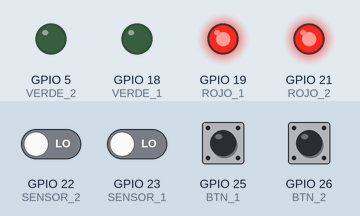
This sketch was run on a simulated ESP32. Parts: output pins drawn as LEDs (lit = HIGH). Inputs (shaded band) come from the test bench; at power-on: GPIO 25 (BTN_1), GPIO 26 (BTN_2) HIGH, GPIO 22 (SENSOR_2), GPIO 23 (SENSOR_1) LOW. What the sketch prints to the serial monitor is not drawn.

Above: at 1.2 s.
1.3 s: GPIO 25 (BTN_1) pulled LOW for 0.15 s
At 2.0 s:
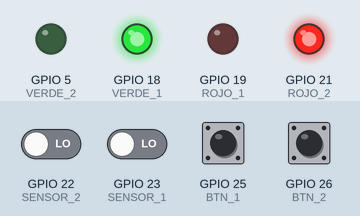
2.9 s: GPIO 23 (SENSOR_1) driven HIGH
At 3.2 s:
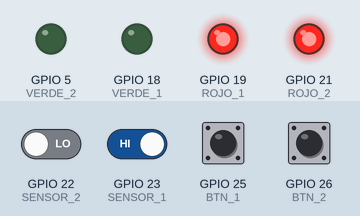
4.4 s: GPIO 26 (BTN_2) pulled LOW for 0.15 s
At 5.6 s:
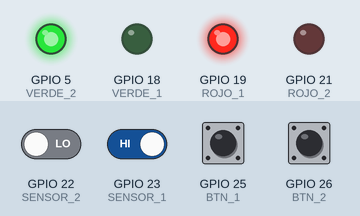
8.5 s: GPIO 22 (SENSOR_2) driven HIGH
At 9.8 s:
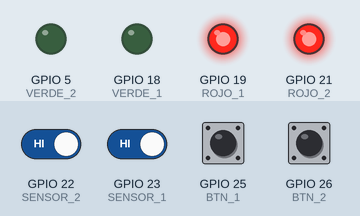
Timing chart, 0 to 11.0 s (numbered marks = the images above; inputs shaded):
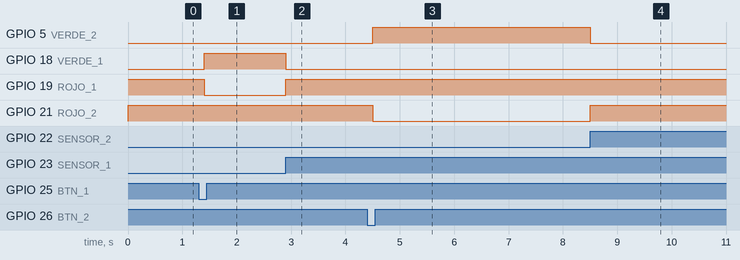

Measured:
- after the input at 1.3 s, GPIO 18 (VERDE_1): LOW → HIGH after 0.10 s; GPIO 19 (ROJO_1): HIGH → LOW after 0.10 s
- after the input at 2.9 s, GPIO 18 (VERDE_1): HIGH → LOW at once; GPIO 19 (ROJO_1): LOW → HIGH at once
- after the input at 4.4 s, GPIO 5 (VERDE_2): LOW → HIGH after 0.10 s; GPIO 21 (ROJO_2): HIGH → LOW after 0.10 s
- after the input at 8.5 s, GPIO 5 (VERDE_2): HIGH → LOW at once; GPIO 21 (ROJO_2): LOW → HIGH at once

The sketch:

semaforo.ino
```cpp
/*
  Actividad 03 - Semáforo con peticiones (4 botones, solo rojo y verde)

  Programa que simula dos semáforos controlados por botones y sensores, gestionados
  mediante tareas y semáforos de FreeRTOS. Cada botón solicita el paso para su
  semáforo (rojo/verde) y los sensores determinan cuándo liberar el control.
  Si un semáforo está ocupado, el otro queda en espera hasta que el primero termine,
  garantizando acceso ordenado y sin conflictos.
*/

#if CONFIG_FREERTOS_UNICORE
  static const BaseType_t app_cpu = 0;
#else
  static const BaseType_t app_cpu = 1;
#endif

const int ROJO_1 = 19;
const int VERDE_1 = 18;
const int ROJO_2 = 21;
const int VERDE_2 = 5;
const int BTN_1 = 25;
const int BTN_2 = 26;
const int SENSOR_1 = 23;
const int SENSOR_2 = 22;
static SemaphoreHandle_t semaforoAcceso;

volatile int turno = 0;           // 0 = libre, 1 = semáforo 1, 2 = semáforo 2
volatile int turnoPendiente = 0;  // 0 = ninguno, 1 = espera 1, 2 = espera 2

void tareaB1(void *parameter);
void tareaB2(void *parameter);
void tareaSemaforo1(void *parameter);
void tareaSemaforo2(void *parameter);

void setup() {
  Serial.begin(115200);
  pinMode(ROJO_1, OUTPUT);
  pinMode(VERDE_1, OUTPUT);
  pinMode(ROJO_2, OUTPUT);
  pinMode(VERDE_2, OUTPUT);
  pinMode(BTN_1, INPUT_PULLUP);
  pinMode(BTN_2, INPUT_PULLUP);
  pinMode(SENSOR_1, INPUT);
  pinMode(SENSOR_2, INPUT);
  digitalWrite(ROJO_1, HIGH);
  digitalWrite(VERDE_1, LOW);
  digitalWrite(ROJO_2, HIGH);
  digitalWrite(VERDE_2, LOW);

  semaforoAcceso = xSemaphoreCreateBinary();
  xSemaphoreGive(semaforoAcceso);

  // Tareas
  xTaskCreatePinnedToCore(tareaB1, "Boton1", 2048, NULL, 1, NULL, app_cpu);
  xTaskCreatePinnedToCore(tareaB2, "Boton2", 2048, NULL, 1, NULL, app_cpu);
  xTaskCreatePinnedToCore(tareaSemaforo1, "Semaforo1", 2048, NULL, 1, NULL, app_cpu);
  xTaskCreatePinnedToCore(tareaSemaforo2, "Semaforo2", 2048, NULL, 1, NULL, app_cpu);
}

void loop() {}

void tareaB1(void *parameter) {
  bool lastState = HIGH;
  while (1) {
    bool currentState = digitalRead(BTN_1);
    if (lastState == HIGH && currentState == LOW) {
      vTaskDelay(50 / portTICK_PERIOD_MS);
      if (digitalRead(BTN_1) == LOW) {
        if (turno == 0) {
          if (xSemaphoreTake(semaforoAcceso, 0) == pdTRUE) {
            turno = 1;
            Serial.println("Semáforo 1 ACTIVADO");
          }
        } else if (turno != 1) {
          turnoPendiente = 1;
          Serial.println("Semáforo 1 EN ESPERA");
        }
      }
    }
    lastState = currentState;
    vTaskDelay(50 / portTICK_PERIOD_MS);
  }
}

void tareaB2(void *parameter) {
  bool lastState = HIGH;
  while (1) {
    bool currentState = digitalRead(BTN_2);
    if (lastState == HIGH && currentState == LOW) {
      vTaskDelay(50 / portTICK_PERIOD_MS);
      if (digitalRead(BTN_2) == LOW) {
        if (turno == 0) {
          if (xSemaphoreTake(semaforoAcceso, 0) == pdTRUE) {
            turno = 2;
            Serial.println("Semáforo 2 ACTIVADO");
          }
        } else if (turno != 2) {
          turnoPendiente = 2;
          Serial.println("Semáforo 2 EN ESPERA");
        }
      }
    }
    lastState = currentState;
    vTaskDelay(50 / portTICK_PERIOD_MS);
  }
}

void tareaSemaforo1(void *parameter) {
  while (1) {
    if (turno == 1) {

      digitalWrite(ROJO_1, LOW);
      digitalWrite(VERDE_1, HIGH);
      digitalWrite(ROJO_2, HIGH);
      digitalWrite(VERDE_2, LOW);
      Serial.println("Semáforo 1 EN VERDE");

      while (digitalRead(SENSOR_1) == LOW) {
        vTaskDelay(100 / portTICK_PERIOD_MS);
      }

      Serial.println("Sensor 1 detectó salida → Liberando control");
      digitalWrite(VERDE_1, LOW);
      digitalWrite(ROJO_1, HIGH);
      if (turnoPendiente == 2) {
        turnoPendiente = 0;
        turno = 2;
        Serial.println("Cambio automático a Semáforo 2");
      } else {
        turno = 0;
        xSemaphoreGive(semaforoAcceso);
      }
    }
    vTaskDelay(100 / portTICK_PERIOD_MS);
  }
}

void tareaSemaforo2(void *parameter) {
  while (1) {
    if (turno == 2) {
      digitalWrite(ROJO_2, LOW);
      digitalWrite(VERDE_2, HIGH);
      digitalWrite(ROJO_1, HIGH);
      digitalWrite(VERDE_1, LOW);
      Serial.println("Semáforo 2 EN VERDE");
      while (digitalRead(SENSOR_2) == LOW) {
        vTaskDelay(100 / portTICK_PERIOD_MS);
      }

      Serial.println("Sensor 2 detectó salida → Liberando control");
      digitalWrite(VERDE_2, LOW);
      digitalWrite(ROJO_2, HIGH);
      if (turnoPendiente == 1) {
        turnoPendiente = 0;
        turno = 1;
        Serial.println("Cambio automático a Semáforo 1");
      } else {
        turno = 0;
        xSemaphoreGive(semaforoAcceso);
      }
    }
    vTaskDelay(100 / portTICK_PERIOD_MS);
  }
}
```
